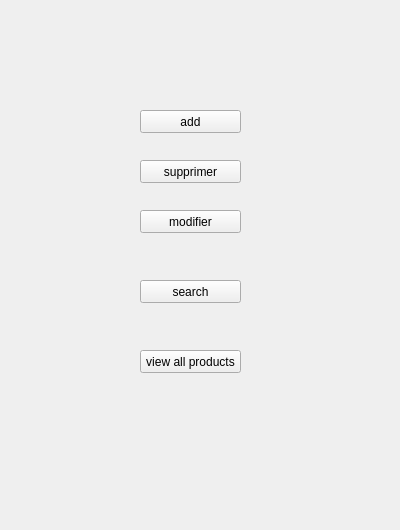
<?xml version="1.0" encoding="UTF-8"?>
<ui version="4.0">
 <class>Form</class>
 <widget class="QWidget" name="Form">
  <property name="geometry">
   <rect>
    <x>0</x>
    <y>0</y>
    <width>400</width>
    <height>530</height>
   </rect>
  </property>
  <property name="windowTitle">
   <string>Form</string>
  </property>
  <widget class="QPushButton" name="add">
   <property name="geometry">
    <rect>
     <x>140</x>
     <y>110</y>
     <width>101</width>
     <height>23</height>
    </rect>
   </property>
   <property name="text">
    <string>add</string>
   </property>
  </widget>
  <widget class="QPushButton" name="delete_2">
   <property name="geometry">
    <rect>
     <x>140</x>
     <y>160</y>
     <width>101</width>
     <height>23</height>
    </rect>
   </property>
   <property name="text">
    <string>supprimer</string>
   </property>
  </widget>
  <widget class="QPushButton" name="update2">
   <property name="geometry">
    <rect>
     <x>140</x>
     <y>210</y>
     <width>101</width>
     <height>23</height>
    </rect>
   </property>
   <property name="text">
    <string>modifier</string>
   </property>
  </widget>
  <widget class="QPushButton" name="search">
   <property name="geometry">
    <rect>
     <x>140</x>
     <y>280</y>
     <width>101</width>
     <height>23</height>
    </rect>
   </property>
   <property name="text">
    <string>search</string>
   </property>
  </widget>
  <widget class="QPushButton" name="viewall">
   <property name="geometry">
    <rect>
     <x>140</x>
     <y>350</y>
     <width>101</width>
     <height>23</height>
    </rect>
   </property>
   <property name="text">
    <string>view all products</string>
   </property>
  </widget>
 </widget>
 <resources/>
 <connections/>
</ui>
